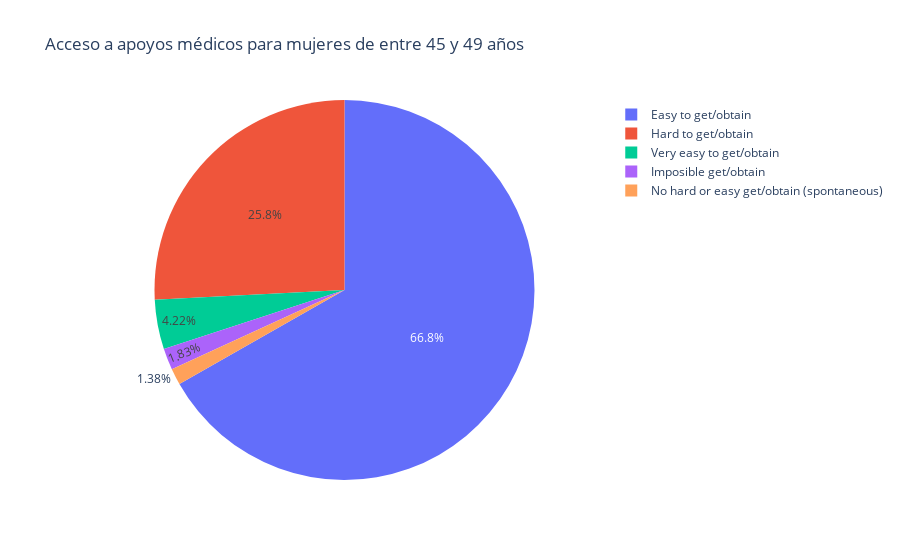

The code cell stored with this chart in its notebook:
### Code cell
near_ds('45 to 49 years')

### Figure 1 — Plotly figure (JSON) as saved in the notebook; plotly's stock layout.template omitted (floating-point values rounded to 4 significant figures)
{"data": [{"domain": {"x": [0, 1], "y": [0, 1]}, "hovertemplate": "Near Doctor Support=%{label}<br>Population=%{value}<extra></extra>", "labels": ["Imposible get/obtain", "Hard to get/obtain", "Easy to get/obtain", "Very easy to get/obtain", "No hard or easy get/obtain (spontaneous)"], "legendgroup": "", "name": "", "showlegend": true, "type": "pie", "values": [62350, 880459, 2277672, 143978, 47233]}], "layout": {"legend": {"tracegroupgap": 0}, "title": {"text": "Acceso a apoyos médicos para mujeres de entre 45 y 49 años"}}}
